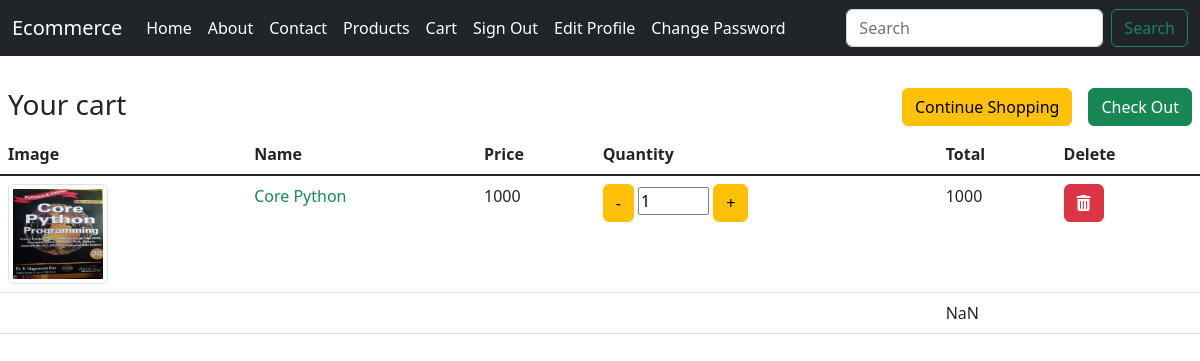
Screenshot of /cart/ (signed in) with the database file from the repository.
### ecommerceapp/models.py (models this page shows, shortened)
class Product(models.Model):
    category=models.ForeignKey(Category, on_delete=models.CASCADE, null=True, blank=True)
    name=models.CharField(max_length=100, null=True, blank=True)
    image=models.FileField(null=True, blank=True)
    description=models.TextField(null=True, blank=True)
    price=models.CharField(max_length=100, null=True, blank=True)
    discount = models.CharField(max_length=100, null=True, blank=True)
    updated = models.DateTimeField(auto_now=True)
    created = models.DateTimeField(auto_now_add=True)

### ecommerceapp/views.py (the view)
# urls.py: path('cart/', cart, name="cart"),
def cart(request):
    if not request.user.is_authenticated:
        return redirect('user_login')
    try:
        cart=Cart.objects.get(user=request.user)
        product=(cart.product).replace("'", '"')
        myli = json.loads(str(product))
        product = myli['objects'][0]
    except:
        product=[]
    lenpro=len(product)
    return render(request, 'cart.html', locals())

### ecommerceapp/templatetags/custom_tags.py (called while the page is built)
@register.filter()
def productimage(pid):
    data = Product.objects.get(id=pid)
    return data.image.url

@register.filter()
def productname(pid):
    data = Product.objects.get(id=pid)
    return data.name

@register.filter()
def productprice(pid):
    data = Product.objects.get(id=pid)
    return data.price

@register.simple_tag()
def producttotalprice(pid, qty):
    data = Product.objects.get(id=pid)
    return int(qty) * int(data.price)

### ecommerceapp/templates/cart.html (shortened to what this page needs)
{% include 'navbar.html' %}
{% load static custom_tags %}
{% block body %}
<h3 class="m-2" style="float: left;">Your cart</h3>
<a href="{% url 'booking' %}"><button type="button" class="btn btn-success m-2" style="float: right;">Check Out</button></a>
<a href="{% url 'user_product' 0 %}"><button type="button" class="btn btn-warning m-2" style="float: right;">Continue Shopping</button></a>
<table class="table">
    <thead>
        <tr>
            <th scope="col">Image</th>
            <th scope="col">Name</th>
            <th scope="col">Price</th>
            <th scope="col">Quantity</th>
            <th scope="col">Total</th>
            <th scope="col">Delete</th>
        </tr>
    </thead>
    <tbody class="table-group-divider">
        {% for i, j in product.items %}
        <tr>
            <td><img class="img-thumbnail" src="{{i|productimage}}" alt="product" style="width:100px;height:100px"></a>
            </td>
            <td><a href="{% url 'product_detail' i %}" class="link-success link-offset-2 link-underline link-underline-opacity-0" style="text-decoration: none;">{{i|productname}}</a></td>
            <td>{{i|productprice}}</td>
            <td>
                <a href="{% url 'decre' i %}" class="btn btn-warning pull-left" id="decrebtn-{{forloop.counter}}">-</a>
                <input type="text" class="cart-plus-minus-box" size="2" type="text" style="border:1px solid grey; border-radius: 2px;" id="shop_qty-{{forloop.counter}}" name="qtybutton" value="{{j}}" readonly/>
                <a href="{% url 'incre' i %}" class="btn btn-warning pull-right">+</a>
            </td>
            <td id="totalprice-{{forloop.counter}}">{% producttotalprice i j %}</td>
            <td>
                <a href="{% url 'deletecart' i %}" class="btn btn-danger"><i class="fa fa-trash-alt"></i></a>
            </td>
        </tr>
        {% endfor %}
        <tr>
            <td colspan="4"></td>
            <td colspan="2" id="total-price"></td>
        </tr>
    </tbody>
</table>
{% endblock %}

### rows the page displays
Product: image (picture), product "Core Python", product "1000", price "1000"
